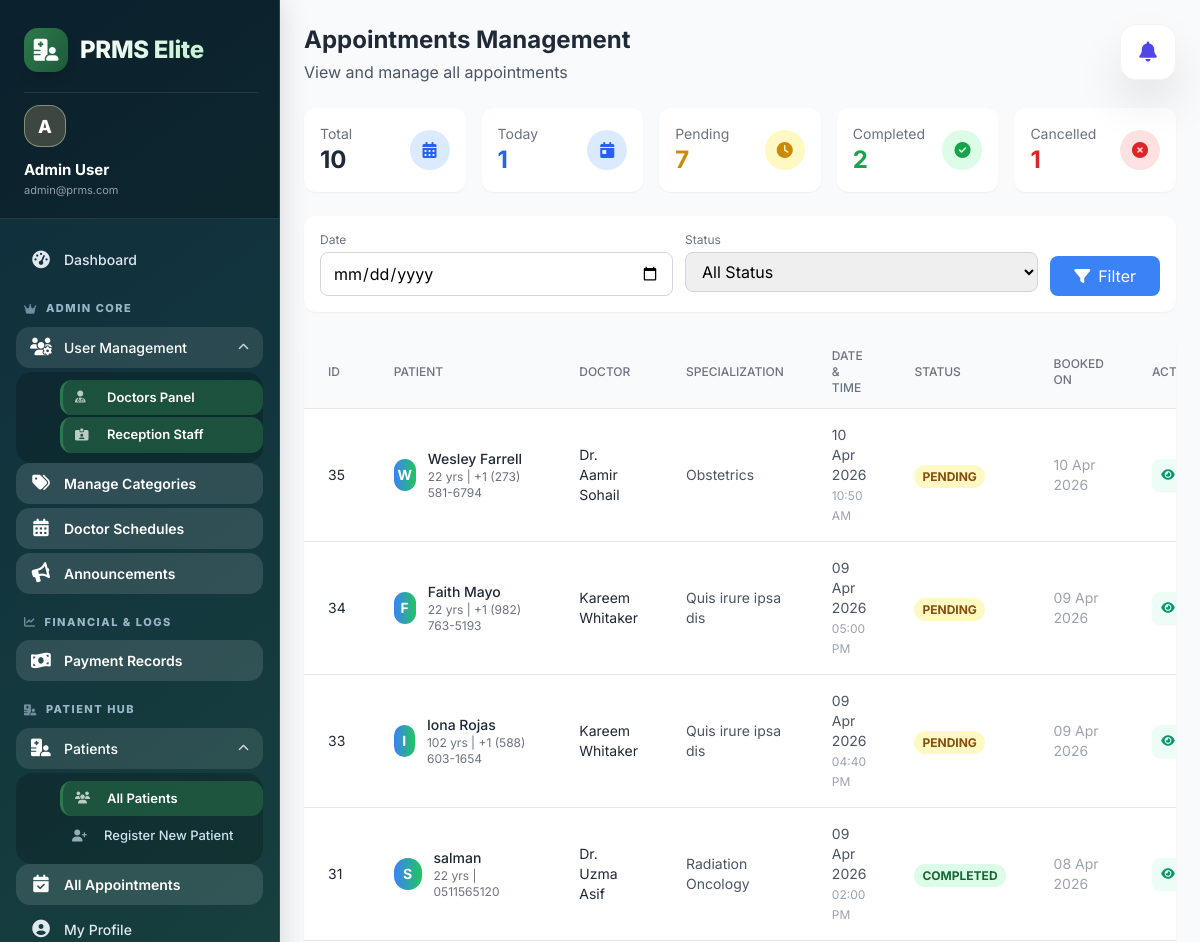
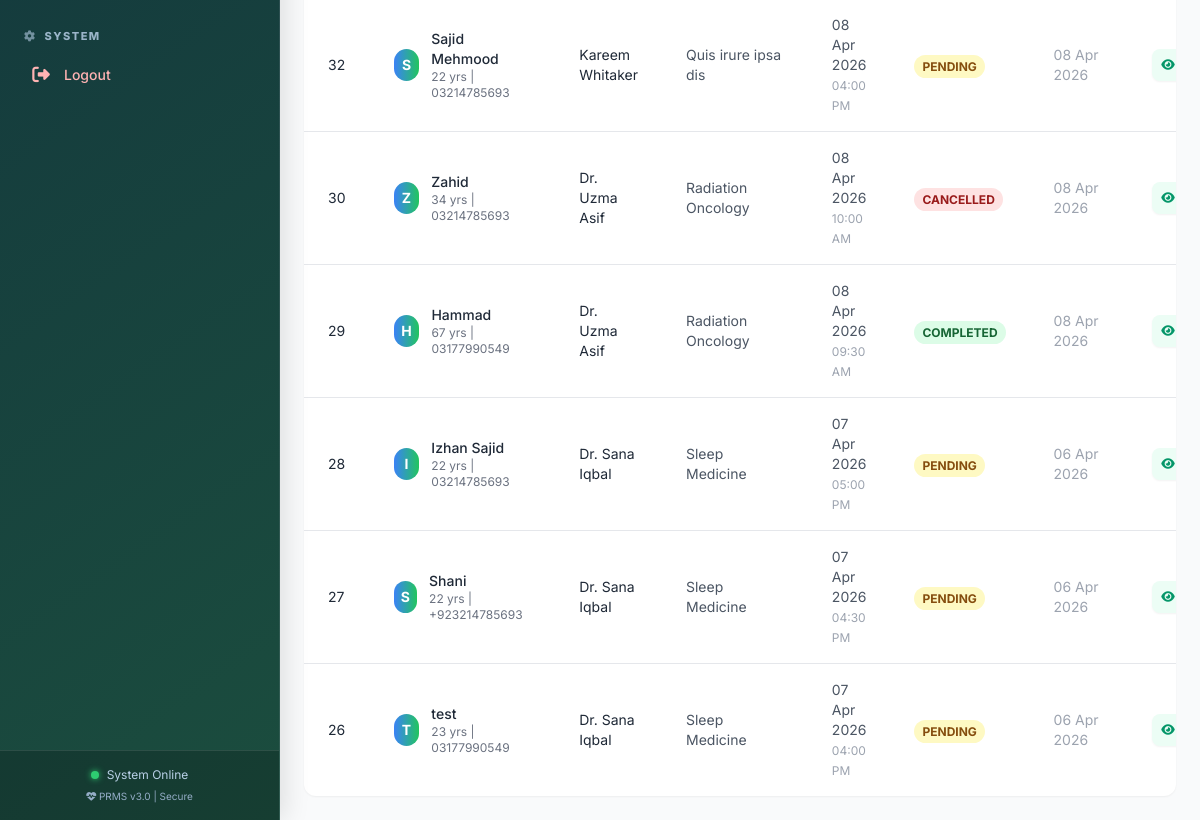
/admin/appointments/index.php (signed in), run on the app's committed database (2 pictures, top to bottom).
### tables this page shows
CREATE TABLE `appointments` (
  `id` int(11) NOT NULL,
  `patient_id` int(11) DEFAULT NULL,
  `doctor_id` int(11) DEFAULT NULL,
  `appointment_date` datetime DEFAULT NULL,
  `symptoms` text DEFAULT NULL,
  `category_id` int(11) DEFAULT NULL,
  `consultation_fee` decimal(10,2) DEFAULT 0.00,
  `shift_type` varchar(20) DEFAULT NULL,
  `time_slot` varchar(50) DEFAULT NULL,
  `patient_number` int(11) DEFAULT 0,
  `status` enum('pending','completed','cancelled') DEFAULT 'pending',
  `created_at` timestamp NOT NULL DEFAULT current_timestamp(),
  `has_tests` tinyint(1) DEFAULT 0
);

CREATE TABLE `patients` (
  `id` int(11) NOT NULL,
  `name` varchar(100) DEFAULT NULL,
  `age` int(11) DEFAULT NULL,
  `weight` decimal(5,2) DEFAULT NULL,
  `disease` int(11) DEFAULT NULL,
  `gender` enum('male','female','other') DEFAULT NULL,
  `phone` varchar(20) DEFAULT NULL,
  `address` text DEFAULT NULL,
  `blood_group` varchar(10) DEFAULT NULL,
  `status` enum('active','inactive') DEFAULT 'active',
  `created_at` timestamp NOT NULL DEFAULT current_timestamp()
);

CREATE TABLE `users` (
  `id` int(11) NOT NULL,
  `role_id` int(11) DEFAULT NULL,
  `name` varchar(100) DEFAULT NULL,
  `email` varchar(100) DEFAULT NULL,
  `phone` varchar(20) DEFAULT NULL,
  `password` varchar(100) DEFAULT NULL,
  `status` enum('active','inactive') DEFAULT 'active',
  `created_at` timestamp NOT NULL DEFAULT current_timestamp(),
  `updated_at` timestamp NULL DEFAULT NULL
);

CREATE TABLE `doctors` (
  `id` int(11) NOT NULL,
  `user_id` int(11) DEFAULT NULL,
  `specialization` varchar(100) DEFAULT NULL,
  `category_id` int(11) DEFAULT NULL,
  `status` enum('active','inactive') DEFAULT 'active',
  `consultation_fee` decimal(10,2) DEFAULT 500.00,
  `max_patients` int(11) DEFAULT 20,
  `experience_years` int(11) DEFAULT 0,
  `qualification` varchar(255) DEFAULT NULL,
  `about` text DEFAULT NULL,
  `created_at` timestamp NOT NULL DEFAULT current_timestamp(),
  `updated_at` timestamp NOT NULL DEFAULT current_timestamp() ON UPDATE current_timestamp()
);

### admin/appointments/index.php (the view, shortened to what this page needs)
<?php
require_once '../../config/db.php';
$date_filter = isset($_GET['date']) ? mysqli_real_escape_string($conn, $_GET['date']) : '';
$where_clause = '';
$query = "SELECT a.*,
          p.name as patient_name, p.phone as patient_phone, p.age as patient_age,
          u.name as doctor_name, d.specialization
          FROM appointments a
          JOIN patients p ON a.patient_id = p.id
          JOIN doctors d ON a.doctor_id = d.id
          JOIN users u ON d.user_id = u.id
          $where_clause
          ORDER BY a.appointment_date DESC, a.created_at DESC";
$result = mysqli_query($conn, $query);
$total_query = "SELECT COUNT(*) as total FROM appointments";
$total_result = mysqli_query($conn, $total_query);
$total_appointments = mysqli_fetch_assoc($total_result)['total'];
$pending_query = "SELECT COUNT(*) as total FROM appointments WHERE status = 'pending'";
$pending_result = mysqli_query($conn, $pending_query);
$pending_appointments = mysqli_fetch_assoc($pending_result)['total'];
$completed_query = "SELECT COUNT(*) as total FROM appointments WHERE status = 'completed'";
$completed_result = mysqli_query($conn, $completed_query);
$completed_appointments = mysqli_fetch_assoc($completed_result)['total'];
$cancelled_query = "SELECT COUNT(*) as total FROM appointments WHERE status = 'cancelled'";
$cancelled_result = mysqli_query($conn, $cancelled_query);
$cancelled_appointments = mysqli_fetch_assoc($cancelled_result)['total'];
$today_date = date('Y-m-d');
$today_query = "SELECT COUNT(*) as total FROM appointments WHERE DATE(appointment_date) = '$today_date'";
$today_result = mysqli_query($conn, $today_query);
$today_appointments = mysqli_fetch_assoc($today_result)['total'];
include '../../includes/header.php';
include '../../includes/sidebar.php';
?>
<div class="flex-1 overflow-y-auto bg-gray-50">
    <div class="p-6">
        <div class="mb-6">
            <h1 class="text-2xl font-bold text-gray-800">Appointments Management</h1>
            <p class="text-gray-600 mt-1">View and manage all appointments</p>
        </div>
        <div class="grid grid-cols-1 md:grid-cols-2 lg:grid-cols-5 gap-4 mb-6">
            <div class="bg-white rounded-xl shadow-sm p-4">
                <div class="flex items-center justify-between">
                    <div>
                        <p class="text-gray-500 text-sm">Total</p>
                        <p class="text-2xl font-bold text-gray-800"><?php echo $total_appointments; ?></p>
                    </div>
                    <div class="w-10 h-10 bg-blue-100 rounded-full flex items-center justify-center">
                        <i class="fas fa-calendar-alt text-blue-600"></i>
                    </div>
                </div>
            </div>
            <div class="bg-white rounded-xl shadow-sm p-4">
                <div class="flex items-center justify-between">
                    <div>
                        <p class="text-gray-500 text-sm">Today</p>
                        <p class="text-2xl font-bold text-blue-600"><?php echo $today_appointments; ?></p>
                    </div>
                    <div class="w-10 h-10 bg-blue-100 rounded-full flex items-center justify-center">
                        <i class="fas fa-calendar-day text-blue-600"></i>
                    </div>
                </div>
            </div>
            <div class="bg-white rounded-xl shadow-sm p-4">
                <div class="flex items-center justify-between">
                    <div>
                        <p class="text-gray-500 text-sm">Pending</p>
                        <p class="text-2xl font-bold text-yellow-600"><?php echo $pending_appointments; ?></p>
                    </div>
                    <div class="w-10 h-10 bg-yellow-100 rounded-full flex items-center justify-center">
                        <i class="fas fa-clock text-yellow-600"></i>
                    </div>
                </div>
            </div>
            <div class="bg-white rounded-xl shadow-sm p-4">
                <div class="flex items-center justify-between">
                    <div>
                        <p class="text-gray-500 text-sm">Completed</p>
                        <p class="text-2xl font-bold text-green-600"><?php echo $completed_appointments; ?></p>
                    </div>
                    <div class="w-10 h-10 bg-green-100 rounded-full flex items-center justify-center">
                        <i class="fas fa-check-circle text-green-600"></i>
                    </div>
                </div>
            </div>
            <div class="bg-white rounded-xl shadow-sm p-4">
                <div class="flex items-center justify-between">
                    <div>
                        <p class="text-gray-500 text-sm">Cancelled</p>
                        <p class="text-2xl font-bold text-red-600"><?php echo $cancelled_appointments; ?></p>
                    </div>
                    <div class="w-10 h-10 bg-red-100 rounded-full flex items-center justify-center">
                        <i class="fas fa-times-circle text-red-600"></i>
                    </div>
                </div>
            </div>
        </div>
        <div class="bg-white rounded-xl shadow-sm p-4 mb-6">
            <form method="GET" action="" class="flex flex-wrap gap-3">
                <div class="flex-1 min-w-[200px]">
                    <label class="block text-xs text-gray-500 mb-1">Date</label>
                    <input type="date" name="date" value="<?php echo htmlspecialchars($date_filter); ?>"
                        class="w-full px-3 py-2 border border-gray-300 rounded-lg focus:outline-none focus:border-blue-500">
                </div>
                <div class="flex-1 min-w-[150px]">
                    <label class="block text-xs text-gray-500 mb-1">Status</label>
                    <select name="status" class="w-full px-3 py-2 border border-gray-300 rounded-lg focus:outline-none focus:border-blue-500">
                        <option value="">All Status</option>
                    </select>
                </div>
                <div class="flex items-end gap-2">
                    <button type="submit" class="px-6 py-2 bg-blue-500 text-white rounded-lg hover:bg-blue-600 transition">
                        <i class="fas fa-filter mr-2"></i>Filter
                    </button>
                </div>
            </form>
        </div>
        <div class="bg-white rounded-xl shadow-sm overflow-hidden">
            <div class="overflow-x-auto">
                <table class="w-full">
                    <thead class="bg-gray-50 border-b">
                        <tr>
                            <th class="px-6 py-3 text-left text-xs font-medium text-gray-500 uppercase">ID</th>
                            <th class="px-6 py-3 text-left text-xs font-medium text-gray-500 uppercase">Patient</th>
                            <th class="px-6 py-3 text-left text-xs font-medium text-gray-500 uppercase">Doctor</th>
                            <th class="px-6 py-3 text-left text-xs font-medium text-gray-500 uppercase">Specialization</th>
                            <th class="px-6 py-3 text-left text-xs font-medium text-gray-500 uppercase">Date & Time</th>
                            <th class="px-6 py-3 text-left text-xs font-medium text-gray-500 uppercase">Status</th>
                            <th class="px-6 py-3 text-left text-xs font-medium text-gray-500 uppercase">Booked On</th>
                            <th class="px-6 py-3 text-left text-xs font-medium text-gray-500 uppercase">Actions</th>
                        </tr>
                    </thead>
                    <tbody class="divide-y divide-gray-200">
                        <?php if (mysqli_num_rows($result) > 0): ?>
                            <?php while ($appointment = mysqli_fetch_assoc($result)): ?>
                                <tr class="hover:bg-gray-50 transition">
                                    <td class="px-6 py-4 text-sm text-gray-800"><?php echo $appointment['id']; ?></td>
                                    <td class="px-6 py-4">
                                        <div class="flex items-center">
                                            <div class="w-8 h-8 rounded-full bg-gradient-to-r from-blue-500 to-green-500 flex items-center justify-center text-white text-sm font-bold">
                                                <?php echo strtoupper(substr($appointment['patient_name'], 0, 1)); ?>
                                            </div>
                                            <div class="ml-3">
                                                <p class="text-sm font-medium text-gray-800"><?php echo htmlspecialchars($appointment['patient_name']); ?></p>
                                                <p class="text-xs text-gray-500"><?php echo $appointment['patient_age']; ?> yrs | <?php echo $appointment['patient_phone']; ?></p>
                                            </div>
                                        </div>
                                    </td>
                                    <td class="px-6 py-4 text-sm text-gray-800"><?php echo htmlspecialchars($appointment['doctor_name']); ?></td>
                                    <td class="px-6 py-4 text-sm text-gray-600"><?php echo htmlspecialchars($appointment['specialization']); ?></td>
                                    <td class="px-6 py-4 text-sm text-gray-600">
                                        <?php echo date('d M Y', strtotime($appointment['appointment_date'])); ?><br>
                                        <span class="text-xs text-gray-400"><?php echo date('h:i A', strtotime($appointment['appointment_date'])); ?></span>
                                    </td>
                                    <td class="px-6 py-4">
                                         <span class="px-2 py-1 text-xs rounded-full font-bold uppercase
                                             <?php echo $appointment['status'] == 'completed' ? 'bg-green-100 text-green-800' : ($appointment['status'] == 'pending' ? 'bg-yellow-100 text-yellow-800' : 'bg-red-100 text-red-800'); ?>">
                                             <?php echo $appointment['status']; ?>
                                         </span>
                                     </td>
                                     <td class="px-6 py-4 text-sm text-gray-400">
                                         <?php echo date('d M Y', strtotime($appointment['created_at'])); ?>
                                     </td>
                                     <td class="px-6 py-4">
                                         <div class="flex items-center justify-center gap-2">
                                             <button onclick="viewAppointment(<?php echo $appointment['id']; ?>, '<?php echo htmlspecialchars($appointment['patient_name']); ?>', '<?php echo htmlspecialchars($appointment['doctor_name']); ?>', '<?php echo $appointment['appointment_date']; ?>')"
                                                 class="w-8 h-8 flex items-center justify-center rounded-lg bg-emerald-50 text-emerald-600 hover:bg-emerald-600 hover:text-white transition-all shadow-sm" title="View Details">
                                                 <i class="fas fa-eye text-xs"></i>
                                             </button>
                                         </div>
                                     </td>
                                </tr>
                            <?php endwhile; ?>
                        <?php endif; ?>
                    </tbody>
                </table>
            </div>
        </div>
    </div>
</div>

### includes/header.php (style rules this page uses)
* { font-family: 'Inter', sans-serif; }

### includes/sidebar.php (style rules this page uses)
:root { --primary-blue: #3b82f6; --primary-green: #10b981; --primary-gradient: linear-gradient(135deg, #1e3a5f 0%, #2b7a4b 100%); --sidebar-bg: linear-gradient(145deg, #0f2c3d 0%, #1b4d3e 100%); --nav-text: #e2e8f0; --nav-active-bg: rgba(255, 255, 255, 0.12); --nav-active-text: #ffffff; --hover-bg: rgba(255, 255, 255, 0.08); --border-color: rgba(255, 255, 255, 0.1); }
body { margin-left: 280px; }

### data on the page
appointments: id "35", patient.name "W", patient.name "Wesley Farrell", patient.age "22", patient.phone "+1 (273) 581-6794", users.name "Dr. Aamir Sohail", doctor.specialization "Obstetrics", appointment_date "10 Apr 2026", appointment_date "10:50 AM", status "PENDING", created_at "10 Apr 2026"
appointments: id "34", patient.name "F", patient.name "Faith Mayo", patient.age "22", patient.phone "+1 (982) 763-5193", users.name "Kareem Whitaker", doctor.specialization "Quis irure ipsa dis", appointment_date "09 Apr 2026", appointment_date "05:00 PM", status "PENDING", created_at "09 Apr 2026"
appointments: id "33", patient.name "I", patient.name "Iona Rojas", patient.age "102", patient.phone "+1 (588) 603-1654", users.name "Kareem Whitaker", doctor.specialization "Quis irure ipsa dis", appointment_date "09 Apr 2026", appointment_date "04:40 PM", status "PENDING", created_at "09 Apr 2026"
appointments: id "31", patient.name "S", patient.name "salman", patient.age "22", patient.phone "0511565120", users.name "Dr. Uzma Asif", doctor.specialization "Radiation Oncology", appointment_date "09 Apr 2026", appointment_date "02:00 PM", status "COMPLETED", created_at "08 Apr 2026"
appointments: id "32", patient.name "S", patient.name "Sajid Mehmood", patient.age "22", patient.phone "03214785693", users.name "Kareem Whitaker", doctor.specialization "Quis irure ipsa dis", appointment_date "08 Apr 2026", appointment_date "04:00 PM", status "PENDING", created_at "08 Apr 2026"
appointments: id "30", patient.name "Z", patient.name "Zahid", patient.age "34", patient.phone "03214785693", users.name "Dr. Uzma Asif", doctor.specialization "Radiation Oncology", appointment_date "08 Apr 2026", appointment_date "10:00 AM", status "CANCELLED", created_at "08 Apr 2026"
appointments: id "29", patient.name "H", patient.name "Hammad", patient.age "67", patient.phone "03177990549", users.name "Dr. Uzma Asif", doctor.specialization "Radiation Oncology", appointment_date "08 Apr 2026", appointment_date "09:30 AM", status "COMPLETED", created_at "08 Apr 2026"
appointments: id "28", patient.name "I", patient.name "Izhan Sajid", patient.age "22", patient.phone "03214785693", users.name "Dr. Sana Iqbal", doctor.specialization "Sleep Medicine", appointment_date "07 Apr 2026", appointment_date "05:00 PM", status "PENDING", created_at "06 Apr 2026"
appointments: id "27", patient.name "S", patient.name "Shani", patient.age "22", patient.phone "+923214785693", users.name "Dr. Sana Iqbal", doctor.specialization "Sleep Medicine", appointment_date "07 Apr 2026", appointment_date "04:30 PM", status "PENDING", created_at "06 Apr 2026"
appointments: id "26", patient.name "T", patient.name "test", patient.age "23", patient.phone "03177990549", users.name "Dr. Sana Iqbal", doctor.specialization "Sleep Medicine", appointment_date "07 Apr 2026", appointment_date "04:00 PM", status "PENDING", created_at "06 Apr 2026"

### other printed values
$user_avatar "A"
$user_name "Admin User"
$user_email "admin@prms.com"
$total_appointments "10"
$today_appointments "1"
$pending_appointments "7"
$completed_appointments "2"
$cancelled_appointments "1"
